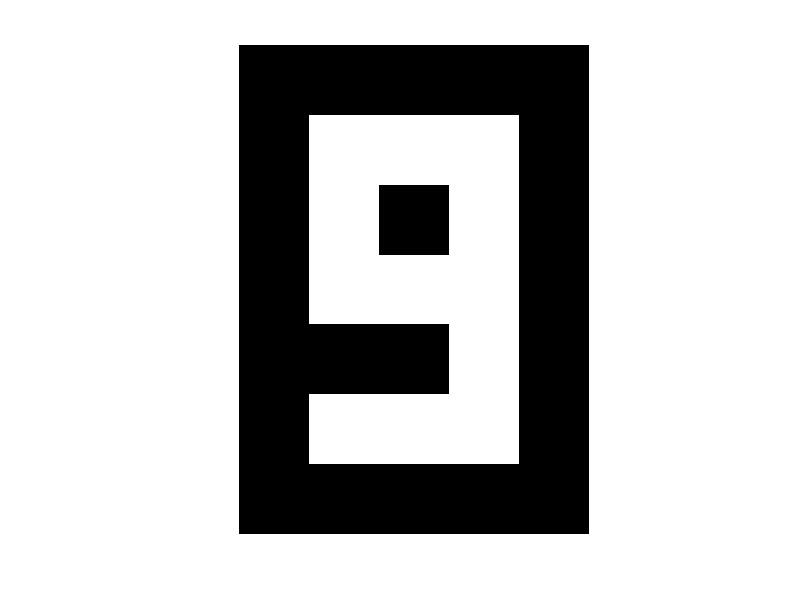

This chart was generated by the following MATLAB code: (Note: this script raises an error after producing the figure.)
addpath('./');

unprocessed_data = cell(1, 10);

for output_number = 1:10
  unprocessed_data{output_number} = zeros(7,5);
end

%  Creating 0 in Matrix 
unprocessed_data{1}(2:6,2:2:4) = 1;
unprocessed_data{1}(2:4:6, 3) = 1;

%   Creating 1 in Matrix
unprocessed_data{2}(2:6,3) = 1;
unprocessed_data{2}(3, 2) = 1;
%unprocessed_data{2}(3:6:9) = 1;

%   Creating 2 in Matrix
unprocessed_data{3}(2:2:6,2:4) = 1;
unprocessed_data{3}(2:3,4) = 1;
unprocessed_data{3}(4:6,2) = 1;

%   Creating 3 in Matrix
unprocessed_data{4}(2:2:6, 2:4) = 1;
unprocessed_data{4}(2:6,4) = 1;

%   Creating 4 in Matrix
unprocessed_data{5}(2:4, 2) = 1;
unprocessed_data{5}(2:6, 4) = 1;
unprocessed_data{5}(18) = 1;

%   Creating 5 in Matrix
unprocessed_data{6}(2:2:6, 2:4) = 1;
unprocessed_data{6}(3,2) = 1;
unprocessed_data{6}(5,4) = 1;

%   Creating 6 in Matrix
unprocessed_data{7}(2:6,2) = 1;
unprocessed_data{7}(4:6,2:2:4) = 1;
unprocessed_data{7}(2:2:6,2:4) = 1;

%   Creating 7 in Matrix
unprocessed_data{8}(2,2:4) = 1;
unprocessed_data{8}(2:6,4) = 1;

%   Creating 8 in Matrix
unprocessed_data{9}(2:6,2:2:4) = 1;
unprocessed_data{9}(2:2:6,2:4) = 1;

%   Creating 9 in Matrix
unprocessed_data{10} = unprocessed_data{9};
unprocessed_data{10}(12) = 0;

for i = 1:10
  imshow(unprocessed_data{i}, 'InitialMagnification', 'fit');
  pause(0.5)
end

test = eye(10);

processed_data = zeros(35,10);
for output_number = 1:10
  processed_data(:,output_number) = unprocessed_data{output_number}(:);
end

x = processed_data;
b = ones(1, 10);

[w, bias] = train_perceptron(processed_data, test);


m_test = test_my_network(processed_data, bias, w);

T = table_test(m_test);

disp(T);
